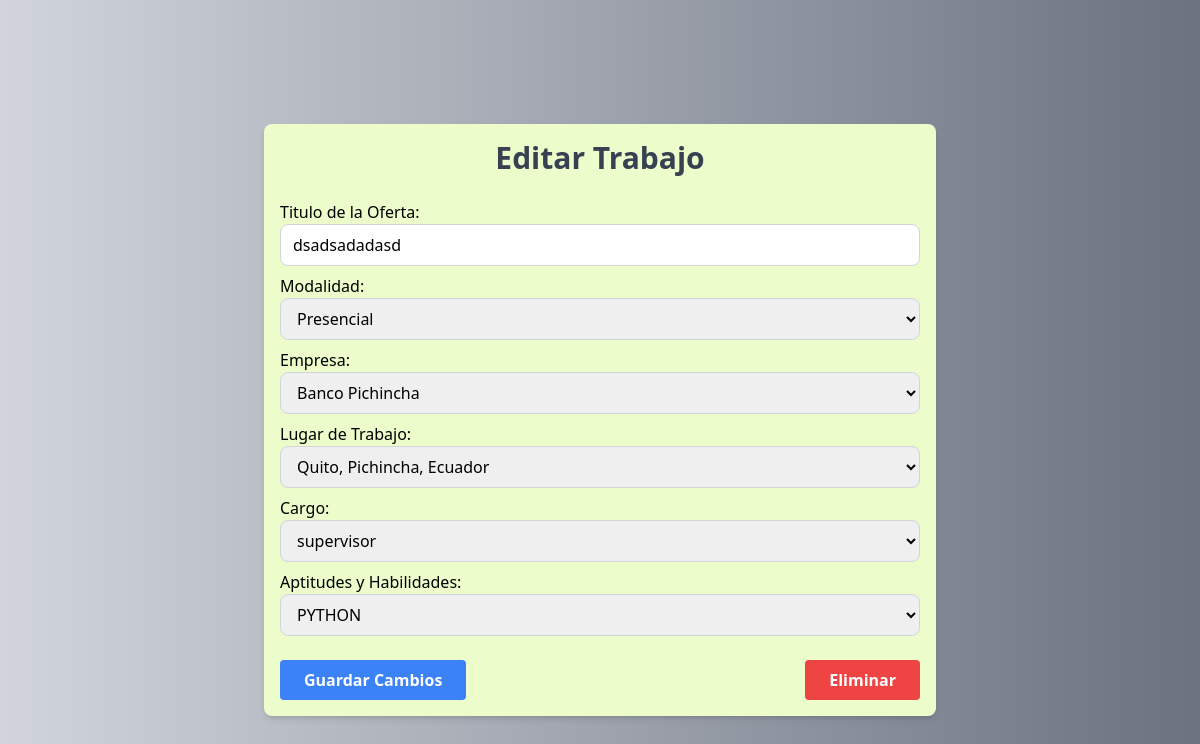
Page /job/25/edit/ on the committed database.
### job/models.py (models this page shows, shortened)
class Job(models.Model):
    title = models.CharField(max_length=30)
    mode = models.ForeignKey(Mode, on_delete=models.CASCADE)
    company = models.ForeignKey(Company, on_delete=models.CASCADE, null=True, blank=True)
    address = models.ForeignKey(City, on_delete=models.CASCADE, null=True, blank=True)
    position = models.ForeignKey(Position, on_delete=models.CASCADE, null=True, blank=True)
    skills = models.ForeignKey(Skills, on_delete=models.CASCADE)
    description = models.TextField(max_length=1500, null=True, blank=True)

### job/views.py (the view)
# urls.py: path('job/<int:pk>/edit/', EditJobView.as_view(), name='edit_job'),
class EditJobView(UpdateView):
    model = Job
    form_class = JobForm
    template_name = 'job/job_edit.html'
    success_url = reverse_lazy('job')

### core/models.py (called while the page is built)
    def __str__(self):
        return f"{self.description}"

    def __str__(self):
        return f"{self.description}"

    def __str__(self):
        return f"{self.description}, {self.province.description}, {self.province.country.description}"

### job/models.py (called while the page is built)
    def __str__(self):
        return f"{self.description}"

    def __str__(self):
        return f"{self.description}"

### theme/templates/job/job_edit.html (shortened to what this page needs)
{% extends 'base.html' %}
{% load static %}
{% block content %}
<div class="min-h-screen bg-gradient-to-r from-gray-300 to-gray-500 flex items-center justify-center">
    <div class="container mx-auto p-4 max-w-2xl bg-lime-100 shadow-md rounded-lg mt-10">
        <h1 class="text-3xl font-bold mb-6 text-center text-gray-700">Editar Trabajo</h1>
        <form method="post" class="space-y-6">
            <div class="space-y-2">
                {{ form.as_p }}
            </div>
            <div class="flex justify-between items-center">
                <button type="submit" class="bg-blue-500 hover:bg-blue-600 text-white font-bold py-2 px-6 rounded transition-all">
                    Guardar Cambios
                </button>
                <button type="button" onclick="toggleModal('deleteModal')" class="bg-red-500 hover:bg-red-600 text-white font-bold py-2 px-6 rounded transition-all">
                    Eliminar
                </button>
            </div>
        </form>
</div>
{% endblock %}

### rows in the picture
Job: title "dsadsadadasd", mode "Presencial", company "Banco Pichincha", address "Quito, Pichincha, Ecuador", position "supervisor", skills "PYTHON"
